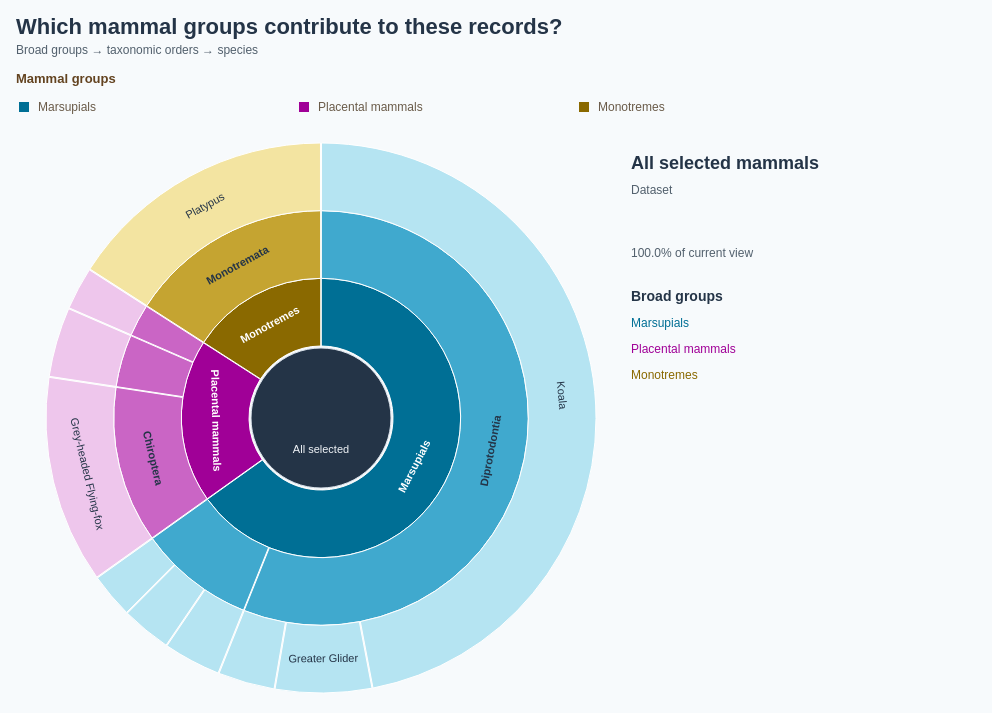

Write a Vega-Lite specification for this figure.
### Vega specification from a JSON file in a GitHub repository (floating-point values rounded to 4 significant figures)
{"$schema": "https://vega.github.io/schema/vega/v5.json", "description": "Zoomable sunburst using exactly the 4,034 observations for the 10 species embedded in DotMap.vg.json. Broad mammal group → taxonomic order → species. Species counts are aggregated directly from DotMap observations, including its coordinate and species selection. Higher taxonomy matched by genus to the Mammal Diversity Database, https://raw.githubusercontent.com/mammaldiversity/mammaldiversity.github.io/master/_data/mdd.csv (retrieved 2026-10-10); input scientific names retained. Internal counts are zero to avoid double counting. Counts reflect recording activity, not animal abundance. Click groups or orders to focus; click centre to return to parent; Escape resets. All data embedded. All rings follow mammal-group colours, with lighter shades for taxonomic orders and species. Uses the 10 most recent available observation years (2017–2026), including partial 2026.", "width": 960, "height": 614, "padding": 16, "background": "#f7fafc", "title": {"text": "Which mammal groups contribute to these records?", "subtitle": ["Broad groups → taxonomic orders → species"], "anchor": "start", "fontSize": 22, "color": "#243447", "subtitleFontSize": 12, "subtitleColor": "#52606d", "offset": 16, "subtitlePadding": 6, "subtitleLineHeight": 16, "font": "Arial", "fontWeight": "bold", "subtitleFont": "Arial"}, "signals": [{"name": "persistentFocus", "value": "all", "on": [{"events": "@segments:click, @childLabels:click", "update": "datum.children > 0 ? datum.id : persistentFocus"}, {"events": "@centre:click", "update": "persistentFocus === 'all' ? 'all' : data('focusNode')[0].parent"}, {"events": "view:keydown[event.key === 'Escape']", "update": "'all'"}, {"events": {"signal": "selectedMammalGroup"}, "update": "selectedMammalGroup || 'all'"}]}, {"name": "hovered", "value": null, "on": [{"events": "@segments:mouseover, @childLabels:mouseover", "update": "datum.id"}, {"events": "@segments:mouseout, @childLabels:mouseout", "update": "null"}, {"events": {"signal": "focus"}, "update": "null"}]}, {"name": "current", "update": "data('focusNode')[0]"}, {"name": "hole", "value": 72}, {"name": "radius", "value": 275}, {"name": "ring", "update": "(radius - hole) / (3 - current.depth)"}, {"name": "detail", "update": "hovered ? data('hoverNode')[0] : current"}, {"name": "legendColumnWidth", "value": 280}, {"name": "legendSymbolSize", "value": 100}, {"name": "selectedMammalGroup", "value": null, "on": [{"events": "@groupLegendSymbols:click, @groupLegendLabels:click", "update": "selectedMammalGroup === datum.group ? null : datum.group"}]}, {"name": "hoveredMammalGroup", "value": null, "on": [{"events": "@groupLegendSymbols:mouseover, @groupLegendLabels:mouseover", "update": "datum.group"}, {"events": "@groupLegendSymbols:mouseout, @groupLegendLabels:mouseout", "update": "null"}]}, {"name": "focus", "update": "hoveredMammalGroup != null ? hoveredMammalGroup : persistentFocus"}], "data": [{"name": "taxonomy", "values": [{"id": "all", "parent": null, "label": "All selected mammals", "level": "Dataset", "count": 0, "path": "All selected mammals", "total": 4034, "speciesCount": 10}, {"id": "Marsupials", "parent": "all", "label": "Marsupials", "group": "Marsupials", "level": "Broad group", "count": 0, "path": "All selected mammals → Marsupials", "total": 2628, "speciesCount": 6}, {"id": "order:Dasyuromorphia", "parent": "Marsupials", "label": "Dasyuromorphia", "group": "Marsupials", "level": "Order", "count": 0, "path": "Marsupials → Dasyuromorphia", "total": 366, "speciesCount": 3}, {"id": "species:Dasyurus maculatus", "parent": "order:Dasyuromorphia", "label": "Spotted-tailed Quoll", "scientific": "Dasyurus maculatus", "group": "Marsupials", "level": "Species", "count": 120, "path": "Marsupials → Dasyuromorphia → Spotted-tailed Quoll", "total": 120, "speciesCount": 1}, {"id": "species:Dasyurus viverrinus", "parent": "order:Dasyuromorphia", "label": "Eastern Quoll", "scientific": "Dasyurus viverrinus", "group": "Marsupials", "level": "Species", "count": 108, "path": "Marsupials → Dasyuromorphia → Eastern Quoll", "total": 108, "speciesCount": 1}, {"id": "species:Sarcophilus harrisii", "parent": "order:Dasyuromorphia", "label": "Tasmanian Devil", "scientific": "Sarcophilus harrisii", "group": "Marsupials", "level": "Species", "count": 138, "path": "Marsupials → Dasyuromorphia → Tasmanian Devil", "total": 138, "speciesCount": 1}, {"id": "order:Diprotodontia", "parent": "Marsupials", "label": "Diprotodontia", "group": "Marsupials", "level": "Order", "count": 0, "path": "Marsupials → Diprotodontia", "total": 2262, "speciesCount": 3}, {"id": "species:Petauroides volans", "parent": "order:Diprotodontia", "label": "Greater Glider", "scientific": "Petauroides volans", "group": "Marsupials", "level": "Species", "count": 230, "path": "Marsupials → Diprotodontia → Greater Glider", "total": 230, "speciesCount": 1}, {"id": "species:Phascolarctos cinereus", "parent": "order:Diprotodontia", "label": "Koala", "scientific": "Phascolarctos cinereus", "group": "Marsupials", "level": "Species", "count": 1896, "path": "Marsupials → Diprotodontia → Koala", "total": 1896, "speciesCount": 1}, {"id": "species:Setonix brachyurus", "parent": "order:Diprotodontia", "label": "Quokka", "scientific": "Setonix brachyurus", "group": "Marsupials", "level": "Species", "count": 136, "path": "Marsupials → Diprotodontia → Quokka", "total": 136, "speciesCount": 1}, {"id": "Placental mammals", "parent": "all", "label": "Placental mammals", "group": "Placental mammals", "level": "Broad group", "count": 0, "path": "All selected mammals → Placental mammals", "total": 764, "speciesCount": 3}, {"id": "order:Carnivora", "parent": "Placental mammals", "label": "Carnivora", "group": "Placental mammals", "level": "Order", "count": 0, "path": "Placental mammals → Carnivora", "total": 103, "speciesCount": 1}, {"id": "species:Neophoca cinerea", "parent": "order:Carnivora", "label": "Australian Sea Lion", "scientific": "Neophoca cinerea", "group": "Placental mammals", "level": "Species", "count": 103, "path": "Placental mammals → Carnivora → Australian Sea Lion", "total": 103, "speciesCount": 1}, {"id": "order:Chiroptera", "parent": "Placental mammals", "label": "Chiroptera", "group": "Placental mammals", "level": "Order", "count": 0, "path": "Placental mammals → Chiroptera", "total": 494, "speciesCount": 1}, {"id": "species:Pteropus poliocephalus", "parent": "order:Chiroptera", "label": "Grey-headed Flying-fox", "scientific": "Pteropus poliocephalus", "group": "Placental mammals", "level": "Species", "count": 494, "path": "Placental mammals → Chiroptera → Grey-headed Flying-fox", "total": 494, "speciesCount": 1}, {"id": "order:Lagomorpha", "parent": "Placental mammals", "label": "Lagomorpha", "group": "Placental mammals", "level": "Order", "count": 0, "path": "Placental mammals → Lagomorpha", "total": 167, "speciesCount": 1}, {"id": "species:Oryctolagus cuniculus", "parent": "order:Lagomorpha", "label": "European Rabbit", "scientific": "Oryctolagus cuniculus", "group": "Placental mammals", "level": "Species", "count": 167, "path": "Placental mammals → Lagomorpha → European Rabbit", "total": 167, "speciesCount": 1}, {"id": "Monotremes", "parent": "all", "label": "Monotremes", "group": "Monotremes", "level": "Broad group", "count": 0, "path": "All selected mammals → Monotremes", "total": 642, "speciesCount": 1}, {"id": "order:Monotremata", "parent": "Monotremes", "label": "Monotremata", "group": "Monotremes", "level": "Order", "count": 0, "path": "Monotremes → Monotremata", "total": 642, "speciesCount": 1}, {"id": "species:Ornithorhynchus anatinus", "parent": "order:Monotremata", "label": "Platypus", "scientific": "Ornithorhynchus anatinus", "group": "Monotremes", "level": "Species", "count": 642, "path": "Monotremes → Monotremata → Platypus", "total": 642, "speciesCount": 1}]}, {"name": "tree", "source": "taxonomy", "transform": [{"type": "stratify", "key": "id", "parentKey": "parent"}, {"type": "partition", "field": "count", "sort": {"field": "value", "order": "descending"}, "size": [1, 1]}]}, {"name": "focusNode", "source": "tree", "transform": [{"type": "filter", "expr": "datum.id === focus"}]}, {"name": "hoverNode", "source": "tree", "transform": [{"type": "filter", "expr": "datum.id === hovered"}]}, {"name": "visible", "source": "tree", "transform": [{"type": "filter", "expr": "datum.depth > current.depth && datum.x0 >= current.x0 - 1e-10 && datum.x1 <= current.x1 + 1e-10"}, {"type": "formula", "expr": "2 * PI * (datum.x0 - current.x0) / (current.x1 - current.x0)", "as": "start"}, {"type": "formula", "expr": "2 * PI * (datum.x1 - current.x0) / (current.x1 - current.x0)", "as": "end"}, {"type": "formula", "expr": "hole + (datum.depth - current.depth - 1) * ring", "as": "inner"}, {"type": "formula", "expr": "hole + (datum.depth - current.depth) * ring", "as": "outer"}, {"type": "formula", "expr": "(datum.start + datum.end) / 2", "as": "mid"}]}, {"name": "children", "source": "tree", "transform": [{"type": "filter", "expr": "datum.parent === focus"}, {"type": "window", "sort": {"field": ["total", "label"], "order": ["descending", "ascending"]}, "ops": ["row_number"], "as": ["rank"]}, {"type": "filter", "expr": "datum.rank <= 12"}]}, {"name": "groupLegend", "values": [{"group": "Marsupials", "x": 16}, {"group": "Placental mammals", "x": 240}, {"group": "Monotremes", "x": 505}]}], "scales": [{"name": "groupColor", "type": "ordinal", "domain": ["Marsupials", "Placental mammals", "Monotremes"], "range": ["#006F95", "#A00097", "#8A6900"]}, {"name": "orderColor", "type": "ordinal", "domain": ["Marsupials", "Placental mammals", "Monotremes"], "range": ["#40A9CE", "#CA65C5", "#C5A431"]}, {"name": "leafColor", "type": "ordinal", "domain": ["Marsupials", "Placental mammals", "Monotremes"], "range": ["#B5E4F2", "#EEC6EC", "#F3E4A1"]}], "marks": [{"name": "segments", "type": "arc", "from": {"data": "visible"}, "encode": {"update": {"x": {"value": 305}, "y": {"value": 335}, "startAngle": {"field": "start"}, "endAngle": {"field": "end"}, "innerRadius": {"field": "inner"}, "outerRadius": {"field": "outer"}, "fill": {"signal": "scale(datum.depth === 1 ? 'groupColor' : datum.depth === 2 ? 'orderColor' : 'leafColor', datum.group)"}, "fillOpacity": {"value": 1}, "stroke": {"signal": "hovered === datum.id ? '#243447' : '#ffffff'"}, "strokeWidth": {"signal": "hovered === datum.id ? 2.5 : 1"}, "padAngle": {"value": 0.003}, "cursor": {"signal": "datum.children > 0 ? 'pointer' : 'default'"}, "tooltip": {"signal": "{'Name': datum.label, 'Level': datum.level, 'Scientific name': datum.scientific || '—', 'Observations': format(datum.total, ',d'), 'Share of current view': format(datum.total / current.total, '.1%'), 'Species': datum.speciesCount}"}, "description": {"signal": "datum.path + ': ' + format(datum.total, ',d') + ' observations'"}}}}, {"name": "arcLabels", "type": "text", "interactive": false, "from": {"data": "visible"}, "encode": {"update": {"x": {"value": 305}, "y": {"value": 335}, "theta": {"field": "mid"}, "radius": {"signal": "(datum.inner + datum.outer) / 2"}, "angle": {"signal": "datum.mid * 180 / PI + (datum.mid > PI / 2 && datum.mid < 3 * PI / 2 ? 180 : 0)"}, "align": {"value": "center"}, "baseline": {"value": "middle"}, "text": {"signal": "datum.id === 'order:Dasyuromorphia' ? '' : datum.label"}, "fontSize": {"value": 11}, "fontWeight": {"signal": "datum.children > 0 ? 'bold' : 'normal'"}, "fill": {"signal": "datum.depth === 1 ? '#ffffff' : '#243447'"}, "limit": {"signal": "min(130, (datum.end - datum.start) * (datum.inner + datum.outer) / 2 - 12)"}, "opacity": {"signal": "(datum.end - datum.start) * (datum.inner + datum.outer) / 2 > 65 ? 1 : 0"}}}}, {"name": "centre", "type": "arc", "encode": {"update": {"x": {"value": 305}, "y": {"value": 335}, "startAngle": {"value": 0}, "endAngle": {"signal": "2 * PI"}, "innerRadius": {"value": 0}, "outerRadius": {"signal": "hole - 2"}, "fill": {"value": "#243447"}, "stroke": {"value": "#dce4ed"}, "cursor": {"signal": "focus === 'all' ? 'default' : 'pointer'"}, "tooltip": {"signal": "{'Current group': current.label}"}}}}, {"name": "centreCount", "type": "text", "interactive": false, "encode": {"update": {"x": {"value": 305}, "y": {"value": 327}, "text": {"value": ""}, "fontSize": {"value": 22}, "fill": {"value": "#ffffff"}, "align": {"value": "center"}, "fontWeight": {"value": "bold"}}}}, {"name": "centreCaption", "type": "text", "interactive": false, "encode": {"update": {"x": {"value": 305}, "y": {"value": 350}, "text": {"value": ""}, "fontSize": {"value": 11}, "fill": {"value": "#F1F4F8"}, "align": {"value": "center"}}}}, {"name": "centreBack", "type": "text", "interactive": false, "encode": {"update": {"x": {"value": 305}, "y": {"value": 370}, "text": {"signal": "focus === 'all' ? 'All selected' : '↑ Go back'"}, "fontSize": {"value": 11}, "fill": {"value": "#F1F4F8"}, "align": {"value": "center"}}}}, {"name": "detailTitle", "type": "text", "interactive": false, "encode": {"update": {"x": {"value": 615}, "y": {"value": 86}, "text": {"signal": "detail.label"}, "fontSize": {"value": 18}, "fill": {"value": "#243447"}, "fontWeight": {"value": "bold"}, "limit": {"value": 330}}}}, {"name": "detailLevel", "type": "text", "interactive": false, "encode": {"update": {"x": {"value": 615}, "y": {"value": 111}, "text": {"signal": "detail.level + (detail.scientific ? ' · ' + detail.scientific : '')"}, "fontSize": {"value": 12}, "fill": {"value": "#52606d"}, "limit": {"value": 330}}}}, {"name": "detailCount", "type": "text", "interactive": false, "encode": {"update": {"x": {"value": 615}, "y": {"value": 147}, "text": {"value": ""}, "fontSize": {"value": 22}, "fill": {"value": "#243447"}, "fontWeight": {"value": "bold"}}}}, {"name": "detailShare", "type": "text", "interactive": false, "encode": {"update": {"x": {"value": 615}, "y": {"value": 174}, "text": {"signal": "format(detail.total / current.total, '.1%') + ' of current view'"}, "fontSize": {"value": 12}, "fill": {"value": "#52606d"}}}}, {"name": "listTitle", "type": "text", "interactive": false, "encode": {"update": {"x": {"value": 615}, "y": {"value": 218}, "text": {"signal": "current.depth === 0 ? 'Broad groups' : current.depth === 1 ? 'Taxonomic orders' : 'Species'"}, "fontSize": {"value": 14}, "fill": {"value": "#243447"}, "fontWeight": {"value": "bold"}}}}, {"name": "childLabels", "type": "text", "from": {"data": "children"}, "encode": {"update": {"x": {"value": 615}, "y": {"signal": "244 + (datum.rank - 1) * 26"}, "text": {"field": "label"}, "fontSize": {"value": 12}, "fill": {"scale": "groupColor", "field": "group"}, "fontWeight": {"signal": "hovered === datum.id ? 'bold' : 'normal'"}, "limit": {"value": 245}, "cursor": {"signal": "datum.children > 0 ? 'pointer' : 'default'"}, "tooltip": {"signal": "{'Name': datum.label, 'Observations': format(datum.total, ',d'), 'Share of current view': format(datum.total / current.total, '.1%')}"}}}}, {"name": "childCounts", "type": "text", "interactive": false, "from": {"data": "children"}, "encode": {"update": {"x": {"value": 944}, "y": {"signal": "244 + (datum.rank - 1) * 26"}, "align": {"value": "right"}, "text": {"value": ""}, "fontSize": {"value": 12}, "fill": {"value": "#52606d"}}}}, {"name": "groupLegendSymbols", "type": "symbol", "from": {"data": "groupLegend"}, "encode": {"update": {"x": {"signal": "8 + (datum.group === 'Marsupials' ? 0 : datum.group === 'Placental mammals' ? 1 : 2) * legendColumnWidth"}, "y": {"value": 24}, "shape": {"value": "square"}, "size": {"signal": "legendSymbolSize"}, "fill": {"scale": "groupColor", "field": "group"}, "cursor": {"value": "pointer"}, "opacity": {"signal": "focus === 'all' || current.group === datum.group ? 1 : 0.3"}}}, "interactive": true}, {"name": "groupLegendLabels", "type": "text", "from": {"data": "groupLegend"}, "encode": {"update": {"x": {"signal": "22 + (datum.group === 'Marsupials' ? 0 : datum.group === 'Placental mammals' ? 1 : 2) * legendColumnWidth"}, "y": {"value": 24}, "baseline": {"value": "middle"}, "text": {"field": "group"}, "fontSize": {"value": 12}, "fill": {"value": "#6a5b49"}, "font": {"value": "Arial"}, "cursor": {"value": "pointer"}, "opacity": {"signal": "focus === 'all' || current.group === datum.group ? 1 : 0.3"}, "fontWeight": {"signal": "focus !== 'all' && current.group === datum.group ? 'bold' : 'normal'"}}}, "interactive": true}, {"name": "groupLegendTitle", "type": "text", "interactive": false, "encode": {"update": {"x": {"value": 0}, "y": {"value": 0}, "text": {"value": "Mammal groups"}, "font": {"value": "Arial"}, "fontSize": {"value": 13}, "fontWeight": {"value": "bold"}, "fill": {"value": "#634320"}}}}], "config": {"font": "Arial", "legend": {"labelFont": "Arial", "titleFont": "Arial", "labelFontSize": 12, "titleFontSize": 13, "titleFontWeight": "bold", "labelColor": "#6a5b49", "titleColor": "#634320", "symbolType": "square", "symbolSize": 100, "rowPadding": 8, "columnPadding": 24, "labelOffset": 8}}, "usermeta": {"observationWindow": {"source": "Dataset/observations-794195.csv", "dateField": "observed_on", "years": [2017, 2018, 2019, 2020, 2021, 2022, 2023, 2024, 2025, 2026], "yearCount": 10, "includesPartialLatestYear": true}}}
